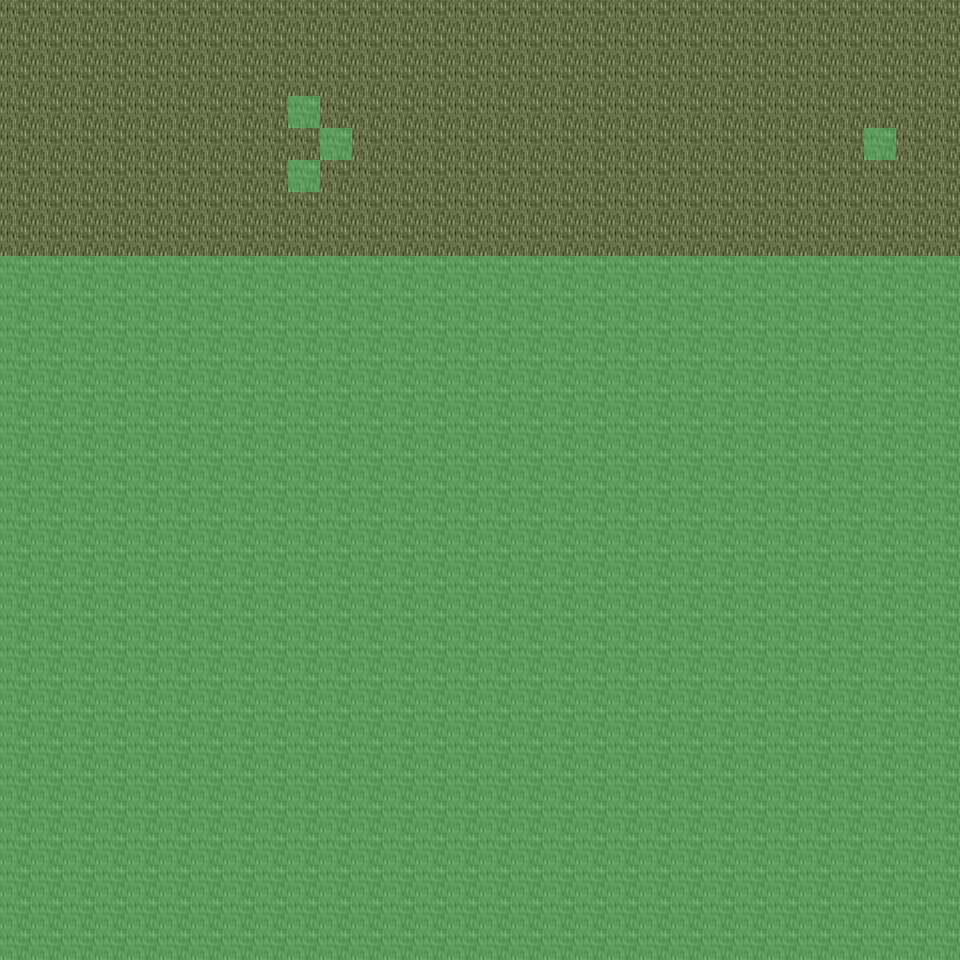

Tiled map render using the project's own tile images. Description and the map definition, with tile-layer contents summarised, below:
An orthogonal 30x30 tile map with 32x32 px tiles, 6 tile layers (Ground, Object, Object2, Above, ...), 21 tilesets and 3 objects (3x mapchange).

<map version="1.0" orientation="orthogonal" renderorder="right-down" width="30" height="30" tilewidth="32" tileheight="32" nextobjectid="4">
  <tileset firstgid="1" name="tileset_ground_ground" tilewidth="32" tileheight="32" tilecount="33" columns="3">
    <image source="../drawable/tileset_ground_ground.png" width="96" height="352" />
  </tileset>
  <tileset firstgid="34" name="tileset_ground_ridge_earth_dark" tilewidth="32" tileheight="32" tilecount="96" columns="12">
    <image source="../drawable/tileset_ground_ridge_earth_dark.png" width="384" height="256" />
  </tileset>
  <tileset firstgid="130" name="tileset_logic_collision" tilewidth="32" tileheight="32" tilecount="1" columns="1">
    <image source="../drawable/tileset_logic_collision.png" width="32" height="32" />
  </tileset>
  <tileset firstgid="131" name="tileset_ground_earth_edges" tilewidth="32" tileheight="32" tilecount="18" columns="6">
    <image source="../drawable/tileset_ground_earth_edges.png" width="192" height="96" />
  </tileset>
  <tileset firstgid="149" name="tileset_plant_grasses" tilewidth="32" tileheight="32" tilecount="6" columns="3">
    <image source="../drawable/tileset_plant_grasses.png" width="96" height="64" />
  </tileset>
  <tileset firstgid="155" name="tileset_ground_earth_edges_yellowgreen" tilewidth="32" tileheight="32" tilecount="15" columns="5">
    <image source="../drawable/tileset_ground_earth_edges_yellowgreen.png" width="160" height="96" />
  </tileset>
  <tileset firstgid="170" name="tileset_ground_grass_corners" tilewidth="32" tileheight="32" tilecount="24" columns="6">
    <image source="../drawable/tileset_ground_grass_corners.png" width="192" height="128" />
  </tileset>
  <tileset firstgid="194" name="tileset_plant_tree_tree_darkgreen" tilewidth="32" tileheight="32" tilecount="88" columns="8">
    <image source="../drawable/tileset_plant_tree_tree_darkgreen.png" width="256" height="352" />
  </tileset>
  <tileset firstgid="282" name="tileset_plant_tree_evergreen" tilewidth="32" tileheight="32" tilecount="36" columns="3">
    <image source="../drawable/tileset_plant_tree_evergreen.png" width="96" height="384" />
  </tileset>
  <tileset firstgid="318" name="tileset_plant_bush_various_small" tilewidth="32" tileheight="32" tilecount="9" columns="3">
    <image source="../drawable/tileset_plant_bush_various_small.png" width="96" height="96" />
  </tileset>
  <tileset firstgid="327" name="tileset_plant_bush_bushes" tilewidth="32" tileheight="32" tilecount="10" columns="5">
    <image source="../drawable/tileset_plant_bush_bushes.png" width="160" height="64" />
  </tileset>
  <tileset firstgid="337" name="tileset_building_decoration_rocks" tilewidth="32" tileheight="32" tilecount="6" columns="3">
    <image source="../drawable/tileset_building_decoration_rocks.png" width="96" height="64" />
  </tileset>
  <tileset firstgid="343" name="tileset_ground_stonecircle" tilewidth="32" tileheight="32" tilecount="81" columns="9">
    <image source="../drawable/tileset_ground_stonecircle.png" width="288" height="288" />
  </tileset>
  <tileset firstgid="424" name="tileset_ground_rock_rocks" tilewidth="32" tileheight="32" tilecount="4" columns="2">
    <image source="../drawable/tileset_ground_rock_rocks.png" width="64" height="64" />
  </tileset>
  <tileset firstgid="428" name="tileset_building_decoration_orbpedestal" tilewidth="32" tileheight="32" tilecount="2" columns="1">
    <image source="../drawable/tileset_building_decoration_orbpedestal.png" width="32" height="64" />
  </tileset>
  <tileset firstgid="430" name="tileset_building_house_chalet" tilewidth="32" tileheight="32" tilecount="56" columns="7">
    <image source="../drawable/tileset_building_house_chalet.png" width="224" height="256" />
  </tileset>
  <tileset firstgid="486" name="tileset_building_tower_chalet" tilewidth="32" tileheight="32" tilecount="16" columns="2">
    <image source="../drawable/tileset_building_tower_chalet.png" width="64" height="256" />
  </tileset>
  <tileset firstgid="502" name="tileset_plant_bush_bush_pinks" tilewidth="32" tileheight="32" tilecount="4" columns="2">
    <image source="../drawable/tileset_plant_bush_bush_pinks.png" width="64" height="64" />
  </tileset>
  <tileset firstgid="506" name="tileset_ground_dry_grass" tilewidth="32" tileheight="32" tilecount="54" columns="9">
    <image source="../drawable/tileset_ground_dry_grass.png" width="288" height="192" />
  </tileset>
  <tileset firstgid="560" name="tileset_object_rock_pillars_stone" tilewidth="32" tileheight="32" tilecount="36" columns="6">
    <image source="../drawable/tileset_object_rock_pillars_stone.png" width="192" height="192" />
  </tileset>
  <tileset firstgid="596" name="tileset_building_door_brown_door" tilewidth="32" tileheight="32" tilecount="3" columns="1">
    <image source="../drawable/tileset_building_door_brown_door.png" width="32" height="96" />
  </tileset>
  <layer name="Ground" width="30" height="30">
    <data>[900 cells, 240 non-empty, 1 distinct tile ids]</data>
  </layer>
  <layer name="Object" width="30" height="30">
    <data>[900 cells, 4 non-empty, 4 distinct tile ids]</data>
  </layer>
  <layer name="Object2" width="30" height="30">
    <data>[900 cells, 0 non-empty, 0 distinct tile ids]</data>
  </layer>
  <layer name="Above" width="30" height="30">
    <data>[900 cells, 0 non-empty, 0 distinct tile ids]</data>
  </layer>
  <layer name="Above2" width="30" height="30">
    <data>[900 cells, 0 non-empty, 0 distinct tile ids]</data>
  </layer>
  <layer name="Walkable" width="30" height="30">
    <data>[900 cells, 664 non-empty, 1 distinct tile ids]</data>
  </layer>
  <objectgroup name="MapEvents">
    <object id="1" name="north" type="mapchange" x="0" y="0" width="960" height="32">
      <properties>
        <property name="map" value="0_ados_mountain_n2_w2_x2_y3" />
        <property name="place" value="south" />
      </properties>
    </object>
    <object id="2" name="west" type="mapchange" x="0" y="0" width="32" height="256">
      <properties>
        <property name="map" value="0_ados_mountain_n2_w2_x1_y4" />
        <property name="place" value="east" />
      </properties>
    </object>
    <object id="3" name="east" type="mapchange" x="928" y="0" width="32" height="256">
      <properties>
        <property name="map" value="0_ados_mountain_n2_w2_x3_y4" />
        <property name="place" value="west" />
      </properties>
    </object>
  </objectgroup>
</map>
